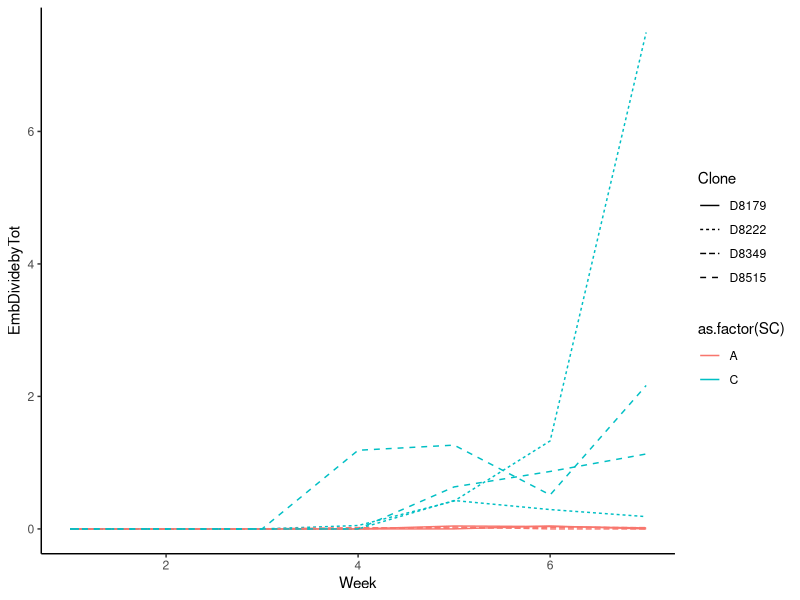
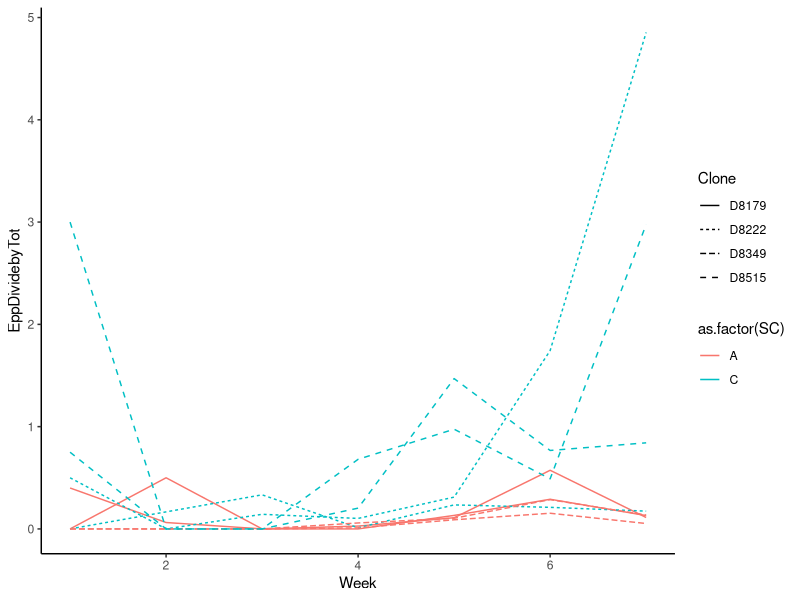
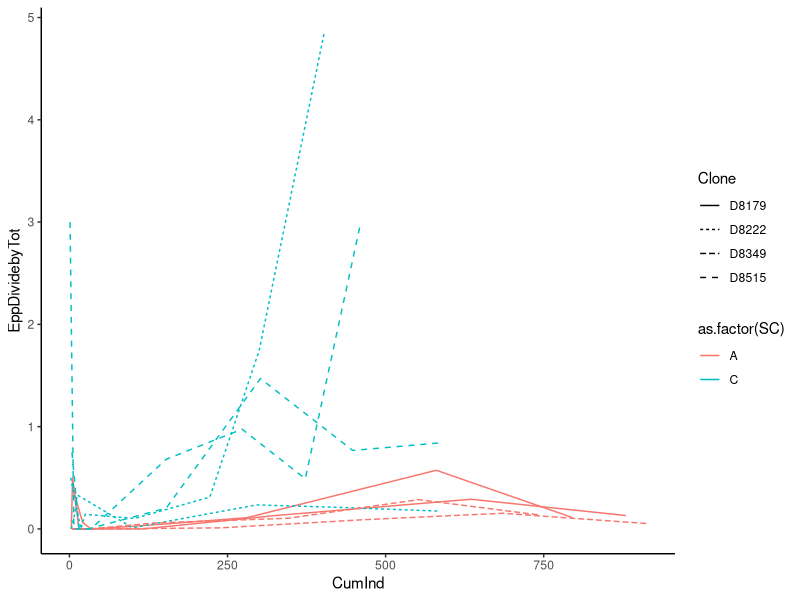
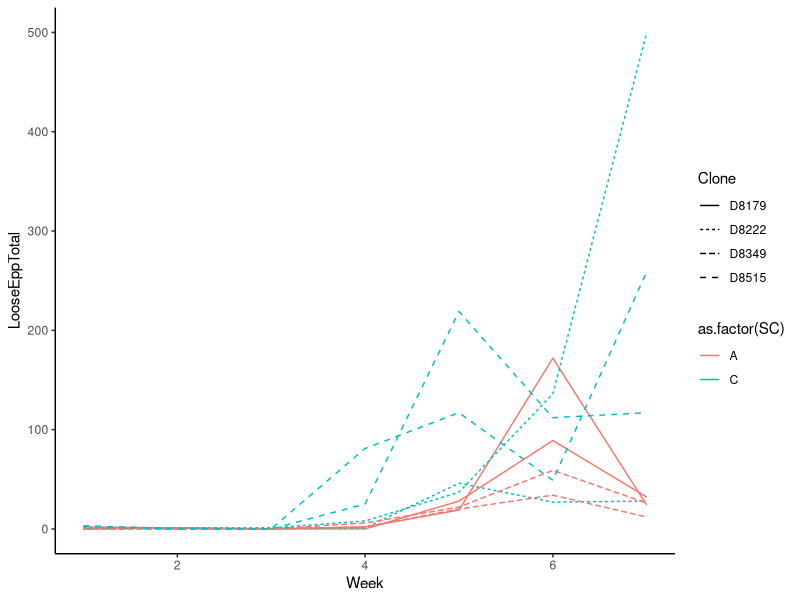
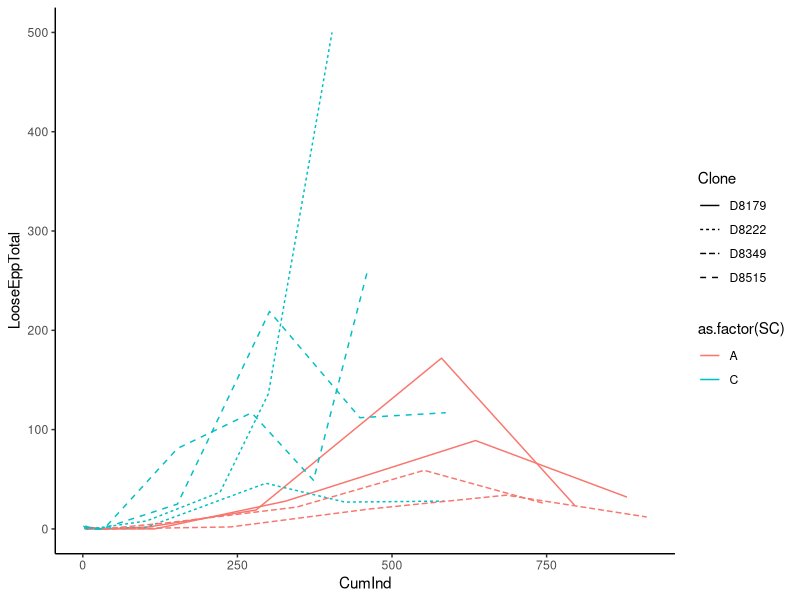
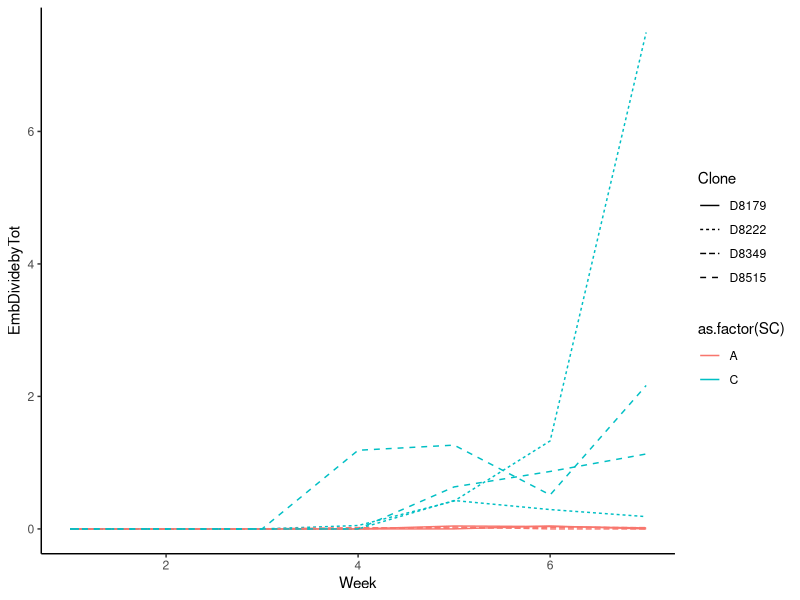
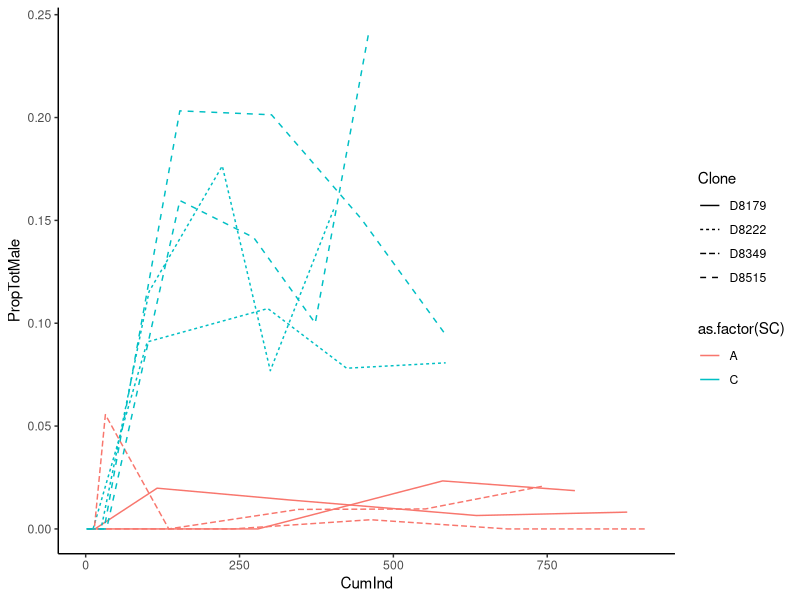
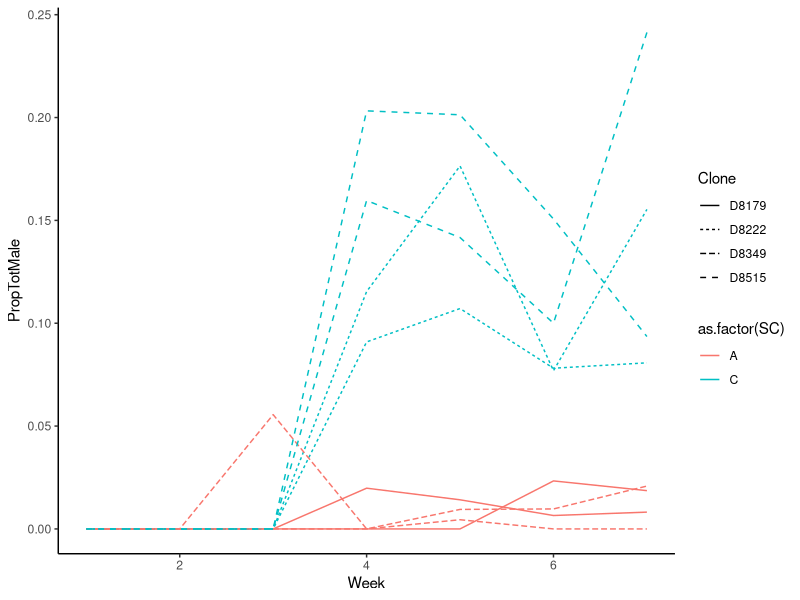

Source code (R) for these figures, in order:
#!/usr/bin/env Rscript

### libraries
        library(data.table)
        library(ggplot2)
        library(foreach)
        library(lattice)
        library(tidyr)
        library(tidyverse)
        library(lme4)


### Load data file

  meso <- fread("SampleCountsMeso2019Week7.csv")
  meso$CloneRep <- paste(meso$Clone, meso$Replicate, sep="_")
  meso$SC <- ifelse(meso$Clone=="D8179" | meso$Clone=="D8349", "A", ifelse(
    meso$Clone=="D8222" | meso$Clone=="D8515", "C", "AxC"
  ))

### Cleaning up and adding new variables
  meso$Clone <- as.factor(meso$Clone)
  meso[is.na(JuvMale),JuvMale:=0]
  meso[is.na(AdMale),AdMale:=0]
  meso[is.na(EstimatedEmbryosTot),EstimatedEmbryosTot:=0]
  meso$totmale <- meso$JuvMale + meso$AdMale
  meso$EmbDividebyTot <- meso$EstimatedEmbryosTot/meso$TotalInd
  meso$EppDividebyTot <- meso$LooseEppTotal/meso$TotalInd
  meso$SCrep <- ifelse(meso$SC=="A" & meso$Clone=="D8179", "1", ifelse(meso$SC=="C" & meso$Clone=="D8222", "1", "2"))


### Restrict to weeks 1-7 and SCs A and C (not looking at AxC)

  meso7AC <- meso[Week<8 & SC=="A" | Week<8 & SC=="C"]

### Figures
  week7ACtotalind <- ggplot(data=meso7AC, aes(x=Week, y=TotalInd, color=as.factor(SC), group=CloneRep, linetype=Clone)) + geom_line() +
    theme_bw() + theme(panel.border = element_blank(), panel.grid.major = element_blank(),
    panel.grid.minor = element_blank(), axis.line = element_line(colour = "black"))

  week7ACEstEmb <- ggplot(data=meso7AC, aes(x=Week, y=EmbDividebyTot, color=as.factor(SC), group=CloneRep, linetype=Clone)) + geom_line() +
    theme_bw() + theme(panel.border = element_blank(), panel.grid.major = element_blank(),
    panel.grid.minor = element_blank(), axis.line = element_line(colour = "black"))

  week7ACPropTotMale <- ggplot(data=meso7AC, aes(x=Week, y=PropTotMale, color=as.factor(SC), group=CloneRep, linetype=Clone)) + geom_line() +
    theme_bw() + theme(panel.border = element_blank(), panel.grid.major = element_blank(),
    panel.grid.minor = element_blank(), axis.line = element_line(colour = "black"))


### Other possible figures/panels

  week7ACTotMale <- ggplot(data=meso7AC, aes(x=Week, y=totmale, color=as.factor(SC), group=CloneRep, linetype=Clone)) + geom_line() +
    theme_bw() + theme(panel.border = element_blank(), panel.grid.major = element_blank(),
    panel.grid.minor = element_blank(), axis.line = element_line(colour = "black"))


  week7ACEppTot <- ggplot(data=meso7AC, aes(x=Week, y=LooseEppTotal, color=as.factor(SC), group=CloneRep, linetype=Clone)) + geom_line() +
    theme_bw() + theme(panel.border = element_blank(), panel.grid.major = element_blank(),
    panel.grid.minor = element_blank(), axis.line = element_line(colour = "black"))

  week7ACEppTotbyCumPop <- ggplot(data=meso7AC, aes(x=CumInd, y=LooseEppTotal, color=as.factor(SC), group=CloneRep, linetype=Clone)) + geom_line() +
    theme_bw() + theme(panel.border = element_blank(), panel.grid.major = element_blank(),
    panel.grid.minor = element_blank(), axis.line = element_line(colour = "black"))

  week7ACTotMalebyCumPop <- ggplot(data=meso7AC, aes(x=CumInd, y=totmale, color=as.factor(SC), group=CloneRep, linetype=Clone)) + geom_line() +
    theme_bw() + theme(panel.border = element_blank(), panel.grid.major = element_blank(),
    panel.grid.minor = element_blank(), axis.line = element_line(colour = "black"))

  week7ACEmbDividebyTot <- ggplot(data=meso7AC, aes(x=Week, y=EmbDividebyTot, color=as.factor(SC), group=CloneRep, linetype=Clone)) + geom_line() +
    theme_bw() + theme(panel.border = element_blank(), panel.grid.major = element_blank(),
    panel.grid.minor = element_blank(), axis.line = element_line(colour = "black"))

  week7ACEppDividebyTot<- ggplot(data=meso7AC, aes(x=Week, y=EppDividebyTot, color=as.factor(SC), group=CloneRep, linetype=Clone)) + geom_line() +
    theme_bw() + theme(panel.border = element_blank(), panel.grid.major = element_blank(),
    panel.grid.minor = element_blank(), axis.line = element_line(colour = "black"))

  week7ACEppDividebyTotbyCumPop<- ggplot(data=meso7AC, aes(x=CumInd, y=EppDividebyTot, color=as.factor(SC), group=CloneRep, linetype=Clone)) + geom_line() +
    theme_bw() + theme(panel.border = element_blank(), panel.grid.major = element_blank(),
    panel.grid.minor = element_blank(), axis.line = element_line(colour = "black"))

  week7ACMaleDividebyTotbyCumPop<- ggplot(data=meso7AC, aes(x=CumInd, y=PropTotMale, color=as.factor(SC), group=CloneRep, linetype=Clone)) + geom_line() +
    theme_bw() + theme(panel.border = element_blank(), panel.grid.major = element_blank(),
    panel.grid.minor = element_blank(), axis.line = element_line(colour = "black"))
